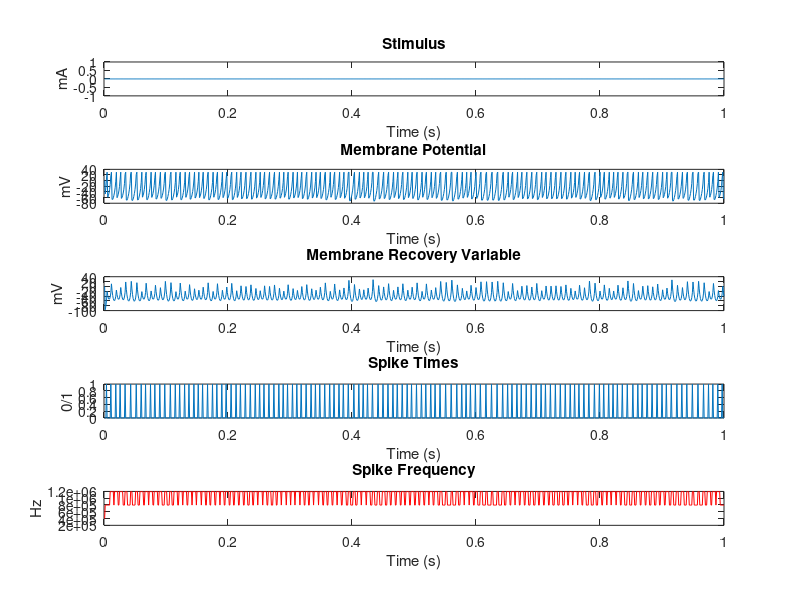

This figure's MATLAB source:
%% ARBITRARY FORCING OF IZHIKEVICH SPIKING NEURON MODEL 
%  COPYWRITE: ANDREW HANSEN, 2015
%  BRANDEIS UNIVERSITY



%% 1. SIMULATION PARAMETERS (PLAY AROUND WITH THESE)
clc;
clear all;
close all;

sim_bnd = [0, 1]; % Initialize simulation time interval (seconds)
sim_res = 0.001; % Initialize simulation time sample resolution (seconds)
sim_smp = sim_bnd(2)/sim_res; % Initialize simulation time sample quanta (samples)
time = linspace(sim_res, sim_bnd(2), sim_smp); % Initialize sim time vector (seconds)



%% 2. MODEL PARAMETERS (PICK YOUR PREFERRED NEURON MODEL)
n = 16; % Set Izhikevich model parameters
p = [ 00.020,  00.200, -65.000,  06.000,  14.000;... % 01. Tonic spiking
      00.020,  00.250, -65.000,  06.000,  00.500;... % 02. Phasic spiking
      00.020,  00.200, -50.000,  02.000,  15.000;... % 03. Tonic bursting
      00.020,  00.250, -55.000,  00.050,  00.600;... % 04. Phasic bursting
      00.020,  00.200, -55.000,  04.000,  10.000;... % 05. Mixed-mode
      00.010,  00.200, -65.000,  08.000,  30.000;... % 06. Spike frequency adaptation
      00.020, -00.100, -55.000,  06.000,  00.000;... % 07. Class 1
      00.200,  00.260, -65.000,  00.000,  00.000;... % 08. Class 2
      00.020,  00.200, -65.000,  06.000,  07.000;... % 09. Spike latency
      00.050,  00.260, -60.000,  00.000,  00.000;... % 10. Subthreshold oscillations
      00.100,  00.260, -60.000, -01.000,  00.000;... % 11. Resonator
      00.020, -00.100, -55.000,  06.000,  00.000;... % 12. Integrator
      00.030,  00.250, -60.000,  04.000,  00.000;... % 13. Rebound spike
      00.030,  00.250, -52.000,  00.000,  00.000;... % 14. Rebound burst
      00.030,  00.250, -60.000,  04.000,  00.000;... % 15. Threshold variability
      01.000,  01.500, -60.000,  00.000, -65.000;... % 16. Bistability
      01.000,  00.200, -60.000, -21.000,  00.000;... % 17. DAP
      00.020,  01.000, -55.000,  04.000,  00.000;... % 18. Accomodation
     -00.020, -01.000, -60.000,  08.000,  80.000;... % 19. Inhibition-induced spiking
     -00.026, -01.000, -45.000,  00.000,  80.000];   % 20. Inhibition-induced bursting



%% 3. MEMBRANE TIME PARAMETERS
V_time = zeros(size(time)); % Allocate membrane potential time vector memory
U_time = V_time;            % Allocate membrane recovery variable time vector memory
V = -70;                    % Initial membrane potential
U = p(n, 2)*V;              % Initial membrane recovery
spike = V_time;             % Allocate spike vector memory
spike_time = V_time;        % Allocate spike time vector memory
spike_freq =  V_time;       % Allocate spike time vector memory



%% 4. STIMULUS
% Note: "0.000" represent editable parameter values
%  A. STIMULUS TIME SERIES (ALTER stim_bnd TO ALTER INJECTION CURRENT START/END)
stim_bnd = [0, 1];                            % Initialize forcing signal generation time (seconds)
stim_int = diff(stim_bnd);                    % Initialize forcing signal time interval (seconds)
stim_smp = stim_int/sim_res;                  % Initialize forcing signal time sample quanta (samples)
stim = linspace(sim_res, stim_int, stim_smp); % Initialize forcing signal time vector values

%  B. STIMULUS AMPLITUDE (PLAY AROUND WITH amp AND amp_damp)
amp = [0.000, 0.000]; % Initialize carrier signal amplitude (mA)
amp_damp = 0.000;     % Initialize terminal carrier signal dampening (mA)
% (BELOW) Initialize carrier signal amplitude vector values (mA)
amp = (linspace(amp(1), amp(2), stim_smp) + p(n, 5)).*exp(amp_damp*stim);

%  C. STIMULUS FREQUENCY (PLAY AROUND WITH freq_bnd AND freq_damp)
freq_bnd = [0.000, 0.000]; % Initialize carrier signal frequency (Hz)
freq_damp = 0.000;         % Initialize terminal carrier signal dampening (Hz)
% (BELOW) Initialize carrier signal frequency vector values (Hz)
freq = (2*pi*linspace(freq_bnd(1), freq_bnd(2), stim_smp)).*exp(freq_damp*stim);;

%  D. STIMULUS PHASE (PLAY AROUND WITH phase_offset)
phase_offset = ((2*pi*0.000)/360); % Convert initial forcing signal phase offset (degrees)
phase = cumsum(freq)/sim_res;      % Initialize carrier signal phase vector values (degrees)

%  E. STIMULUS NOISE (PLAY AROUND WITH amp_noise AND freq_noise)
% (BELOW) Initialize carrier signal amplitude noise vector values (percent)
amp_noise = amp.*randn(1, stim_smp)*0.000;
% (BELOW) Initialize carrier signal frequency noise vector values (percent)
freq_noise = freq.*randn(1, stim_smp)*0.000;

%  F. STIMULUS WAVEFORM GENERATION
stim = (amp + amp_noise).*sin((freq + freq_noise).*stim + phase_offset);
stim = [zeros(1, stim_bnd(1)/sim_res), stim, zeros(1, (sim_bnd(2) - stim_bnd(2))/sim_res)];



%% 5. SIMULATION
%  A. EXECUTION
for t = 1 : length(time) - 1
    V = V + 0.25*(0.04*V^2 + 5*V + 140 - U + stim(t));
    U = U + 0.25*p(n, 1)*(p(n, 2)*V - U);
    if V > 30                   % If there is a spike
       V_time(t + 1) = 30;      % Generate peak
       V = p(n, 3);             % Reset membrane voltage to c
       U = U + p(n, 4);         % Membrane recovery variable increment
       spike(t) = 1;            % Record spike
       spike_time(t) = time(t); % Record spike time
       spike_stim(t) = stim(t);
    else
        V_time(t + 1) = V;
    end;
    U_time(t + 1) = U;
end;

%  B. ANALYSIS
% (BELOW) Calculate spike train frequency
spike_freq = [0 sim_smp.*diff(spike)];
spike_freq = cumsum(spike_freq)/sim_res;
% (BELOW) Convolve spike train using gaussian kernel
sigma = 1;
x = [-0.1: 0.01 : 0.1];
k = exp(-(x/sigma).^2/2)/(sigma*sqrt(2*pi));
spike_freq = conv(spike_freq, k);
spike_freq = spike_freq(floor(length(k)/2) : end - ceil(length(k)/2));



%% 6. OUTPUT
% (BELOW) Plot simulation variables
figure();
subplot(5, 1, 1); plot(time, stim);
title('Stimulus'); xlabel('Time (s)'); ylabel('mA');
subplot(5, 1, 2); plot(time, V_time);
title('Membrane Potential'); xlabel('Time (s)'); ylabel('mV');
subplot(5, 1, 3); plot(time, U_time);
title('Membrane Recovery Variable'); xlabel('Time (s)'); ylabel('mV');
subplot(5, 1, 4); plot(time, spike);
title('Spike Times'); xlabel('Time (s)'); ylabel('0/1');
subplot(5, 1, 5); plot(time, spike_freq, 'r');
title('Spike Frequency'); xlabel('Time (s)'); ylabel('Hz');
